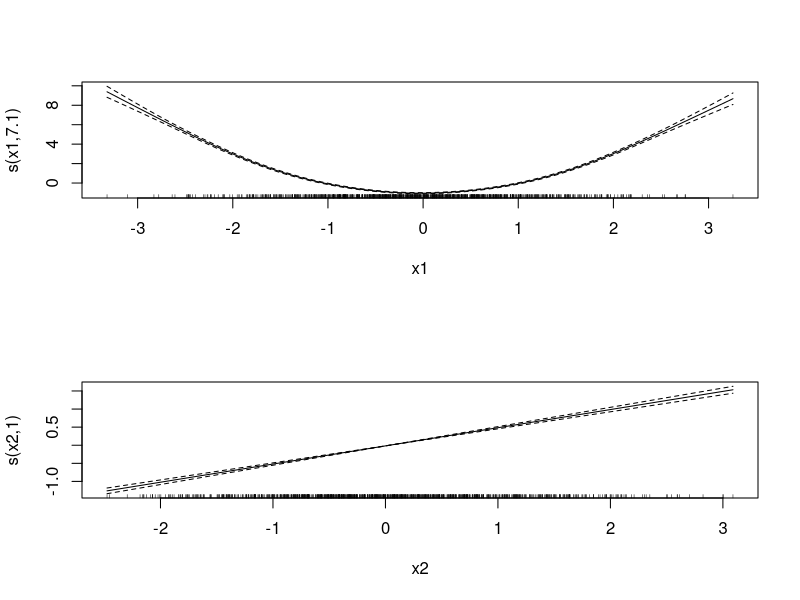
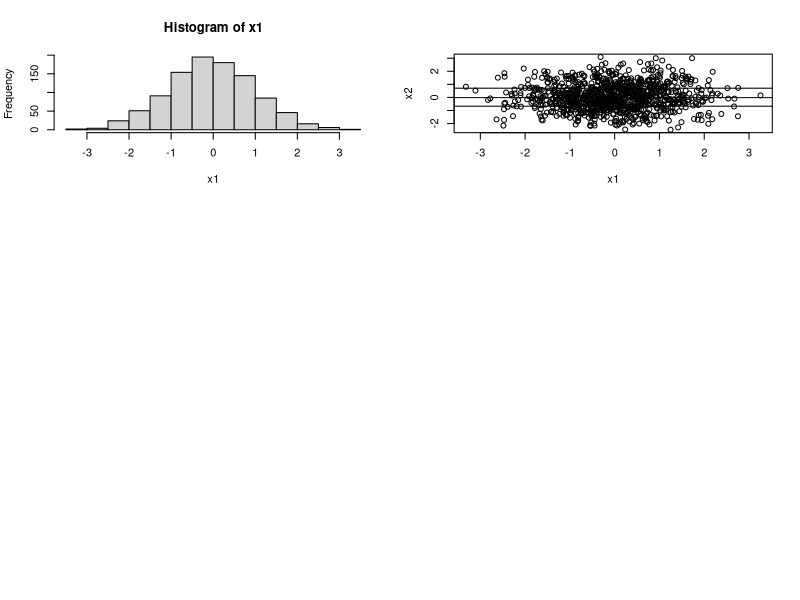

Here is the R script that generated these plots, in order: (Note: this script raises an error after producing the figures.)
# TEst
# Estimation par backfitting dans les modèles additifs non linéaires
library(nlme)
library(mgcv)

### Etude par Simulation
# fonctions
f1 = function(x){
	f1 = x^2 - 1
}

f2 = function(x){
	f2 = x/2
}

# Simulation
n = 1000
sig2 = 0.25
mu = 0
x1 = rnorm(n, mean=0, sd=1)
x2 = rnorm(n, mean=0, sd=1)

y = mu + f1(x1) + f2(x2) + rnorm(n, mean=0, sd=sqrt(sig2))

# Estimation
modgam <- gam(y ~ s(x1) + s(x2))
summary(modgam)
par(mfrow=c(2, 1))
plot(modgam,scale=0,select=1,shade=TRUE, shade.col="cyan")
plot(modgam,scale=0,select=2,shade=TRUE, shade.col="cyan")

par(mfrow=c(3,2))
hist(x1)
plot(x1, x2)
abline(h=quantile(x2, 0.25))
abline(h=quantile(x2, 0.5))
abline(h=quantile(x2, 0.75))


x2_b = NULL
x1_b = NULL
y_b = NULL

x2_mb = NULL
x1_mb = NULL
y_mb = NULL

x2_mh = NULL
x1_mh = NULL
y_mh = NULL

x2_h = NULL
x1_h = NULL
y_h = NULL

b = 1
mb = 1
mh = 1
h = 1
for(i in 1:length(x2)){
	if(x2[i] < quantile(x2, 0.25)){
		x2_b[j] = x2[i]
		x1_b[j] = x1[i]
		y_b[j] = y[i]
		j = j + 1
	}
	if(x2[i] > quantile(x2, 0.25) & x2[i] < quantile(x2, 0.5)){
		x2_mb[mb] = x2[i]
		x1_mb[mb] = x1[i]
		y_mb[mb] = y[i]
		mb = mb + 1
	}
	if(x2[i] > quantile(x2, 0.5) & x2[i] < quantile(x2, 0.75)){
		x2_mh[mh] = x2[i]
		x1_mh[mh] = x1[i]
		y_mh[mh] = y[i]
		mh = mh + 1
	}
	if(x2[i] > quantile(x2, 0.75)){
		x2_h[h] = x2[i]
		x1_h[h] = x1[i]
		y_h[h] = y[i]
		h = h + 1
	}
}

modgam_b <- gam(y_b ~ s(x1_b) +s(x2_b))
modgam_mb <- gam(y_mb ~ s(x1_mb) +s(x2_mb))
modgam_mh <- gam(y_mh ~ s(x1_mh) +s(x2_mh))
modgam_h <- gam(y_h ~ s(x1_h) +s(x2_h))
plot(modgam_b,scale=0,select=1,shade=TRUE, shade.col="cyan", lwd=2)
lines(seq(-3,3, b=0.2), f1(seq(-3,3, b=0.2)), lwd=2, col="red")
plot(modgam_mb,scale=0,select=1,shade=TRUE, shade.col="cyan", lwd=2)
lines(seq(-3,3, b=0.2), f1(seq(-3,3, b=0.2)), lwd=2, col="red")
plot(modgam_mh,scale=0,select=1,shade=TRUE, shade.col="cyan", lwd=2)
lines(seq(-3,3, b=0.2), f1(seq(-3,3, b=0.2)), lwd=2, col="red")
plot(modgam_h,scale=0,select=1,shade=TRUE, shade.col="cyan", lwd=2)
lines(seq(-3,3, b=0.2), f1(seq(-3,3, b=0.2)), lwd=2, col="red")






#### Partial estimation
# 9 regions de proba 1/9
partial = function(x1, x2, x3, y){

n = length(x1)
x1r = matrix(data=NA, nrow=n, ncol=9)
x2r = matrix(data=NA, nrow=n, ncol=9)
x3r = matrix(data=NA, nrow=n, ncol=9)
yr = matrix(data=NA, nrow=n, ncol=9)

ir = c(1,1,1,1,1,1,1,1,1)

for(i in 1:n){
	# Which region
	if(x1[i] < quantile(x1, 1/3)){
		if(x2[i] < quantile(x2, 1/3)){
			region = 1
		}
		if(x2[i] > quantile(x2, 1/3) & x2[i] < quantile(x2, 2/3)){
			region = 2
		}
		if(x2[i] > quantile(x2, 2/3)){
			region = 3
		}
	}
	if(x1[i] > quantile(x1, 1/3) & x1[i] < quantile(x1, 2/3)){
		if(x2[i] < quantile(x2, 1/3)){
			region = 4
		}
		if(x2[i] > quantile(x2, 1/3) & x2[i] < quantile(x2, 2/3)){
			region = 5
		}
		if(x2[i] > quantile(x2, 2/3)){
			region = 6
		}
	}
	if(x1[i] > quantile(x1, 2/3)){
		if(x2[i] < quantile(x2, 1/3)){
			region = 7
		}
		if(x2[i] > quantile(x2, 1/3) & x2[i] < quantile(x2, 2/3)){
			region = 8
		}
		if(x2[i] > quantile(x2, 2/3)){
			region = 9
		}
	}
	
	# Affect
	x1r[ir[region], region] = x1[i]
	x2r[ir[region], region] = x2[i]
	x3r[ir[region], region] = x3[i]
	yr[ir[region], region] = y[i]
	ir[region] = ir[region] + 1
}

# Estimation partielle
modgam_1 <- gam(yr[1:ir[1]-1,1] ~ s(x1r[1:ir[1]-1,1]) + s(x2r[1:ir[1]-1,1]) + s(x3r[1:ir[1]-1,1]))
modgam_2 <- gam(yr[1:ir[2]-1,2] ~ s(x1r[1:ir[2]-1,2]) + s(x2r[1:ir[2]-1,2]) + s(x3r[1:ir[2]-1,2]))
modgam_3 <- gam(yr[1:ir[3]-1,3] ~ s(x1r[1:ir[3]-1,3]) + s(x2r[1:ir[3]-1,3]) + s(x3r[1:ir[3]-1,3]))
modgam_4 <- gam(yr[1:ir[4]-1,4] ~ s(x1r[1:ir[4]-1,4]) + s(x2r[1:ir[4]-1,4]) + s(x3r[1:ir[4]-1,4]))
modgam_5 <- gam(yr[1:ir[5]-1,5] ~ s(x1r[1:ir[5]-1,5]) + s(x2r[1:ir[5]-1,5]) + s(x3r[1:ir[5]-1,5]))
modgam_6 <- gam(yr[1:ir[6]-1,6] ~ s(x1r[1:ir[6]-1,6]) + s(x2r[1:ir[6]-1,6]) + s(x3r[1:ir[6]-1,6]))
modgam_7 <- gam(yr[1:ir[7]-1,7] ~ s(x1r[1:ir[7]-1,7]) + s(x2r[1:ir[7]-1,7]) + s(x3r[1:ir[7]-1,7]))
modgam_8 <- gam(yr[1:ir[8]-1,8] ~ s(x1r[1:ir[8]-1,8]) + s(x2r[1:ir[8]-1,8]) + s(x3r[1:ir[8]-1,8]))
modgam_9 <- gam(yr[1:ir[9]-1,9] ~ s(x1r[1:ir[9]-1,9]) + s(x2r[1:ir[9]-1,9]) + s(x3r[1:ir[9]-1,9]))

modgam <- gam(y ~ s(x1) + s(x2) + s(x3))

# Plots
par(mfrow=c(4,3))
hist(x3)

plot(x1, x2)
abline(v=quantile(x1, 1/3), col="red")
abline(v=quantile(x1, 2/3), col="red")
abline(h=quantile(x2, 1/3), col="red")
abline(h=quantile(x2, 2/3), col="red")

plot(modgam,scale=0,select=3,shade=TRUE, lwd=2, col="red" )

plot(modgam_1,scale=0,select=3,shade=TRUE, shade.col="cyan")
plot(modgam_2,scale=0,select=3,shade=TRUE, shade.col="cyan")
plot(modgam_3,scale=0,select=3,shade=TRUE, shade.col="cyan")

plot(modgam_4,scale=0,select=3,shade=TRUE, shade.col="cyan")
plot(modgam_5,scale=0,select=3,shade=TRUE, shade.col="cyan")
plot(modgam_6,scale=0,select=3,shade=TRUE, shade.col="cyan")

plot(modgam_7,scale=0,select=3,shade=TRUE, shade.col="cyan")
plot(modgam_8,scale=0,select=3,shade=TRUE, shade.col="cyan")
plot(modgam_9,scale=0,select=3,shade=TRUE, shade.col="cyan")
}














